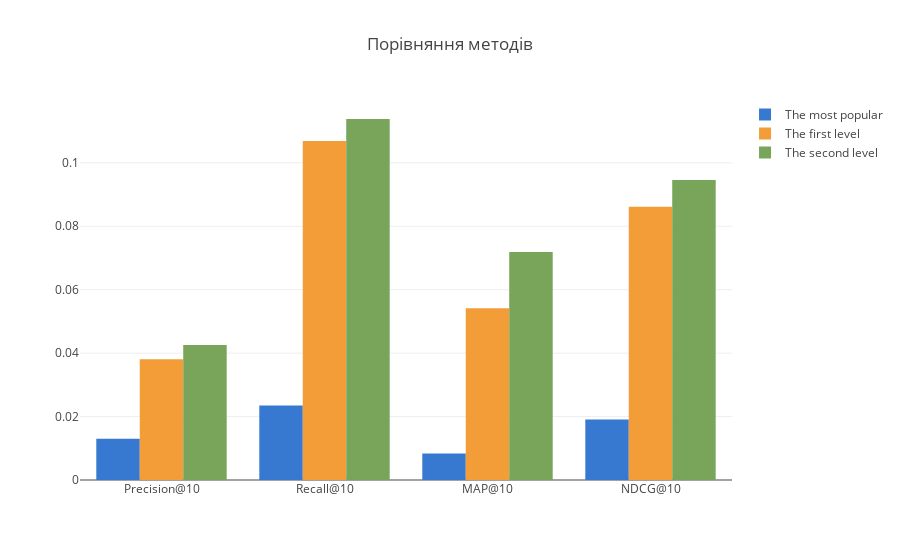

Here is the notebook cell this chart was saved with:
### Code cell
trace0 = go.Bar(
    x=['Precision@10','Recall@10','MAP@10', 'NDCG@10'],
    y=[0.0425413, 0.113818, 0.0718531, 0.0945739],
    name='The second level',
    marker=dict(
        color='#78a55a'
    )
)

trace1 = go.Bar(
    x=['Precision@10','Recall@10','MAP@10', 'NDCG@10'],
    y=[0.038066, 0.106846, 0.0541142, 0.0861713],
    name='The first level',
    marker=dict(
        color='#f29d38'
    )
)
trace2 = go.Bar(
    x=['Precision@10','Recall@10','MAP@10', 'NDCG@10'],
    y=[0.0130161, 0.0234716, 0.00832245, 0.0191037],
    name='The most popular',
    marker=dict(
        color='#3779d1'
    )
)



data = [trace2, trace1, trace0]
layout = go.Layout(
    barmode='group',
    title='Порівняння методів'
)
config={'showLink': False, 'displayModeBar': False}

fig = go.Figure(data=data, layout=layout)

iplot(fig, filename='plots/metrics_chart.html', config=config)

### Figure 1 — Plotly figure (JSON) as saved in the notebook; plotly's stock layout.template omitted (floating-point values rounded to 4 significant figures)
{"data": [{"marker": {"color": "#3779d1"}, "name": "The most popular", "type": "bar", "uid": "c08ef965-870a-448d-a6e7-9ec1a85fbe65", "x": ["Precision@10", "Recall@10", "MAP@10", "NDCG@10"], "y": [0.01302, 0.02347, 0.008322, 0.0191]}, {"marker": {"color": "#f29d38"}, "name": "The first level", "type": "bar", "uid": "47018e1d-4579-430e-9842-08fd81b74f7a", "x": ["Precision@10", "Recall@10", "MAP@10", "NDCG@10"], "y": [0.03807, 0.1068, 0.05411, 0.08617]}, {"marker": {"color": "#78a55a"}, "name": "The second level", "type": "bar", "uid": "5ba422b5-7128-472e-96d6-8af515b38569", "x": ["Precision@10", "Recall@10", "MAP@10", "NDCG@10"], "y": [0.04254, 0.1138, 0.07185, 0.09457]}], "layout": {"barmode": "group", "title": {"text": "Порівняння методів"}}}
